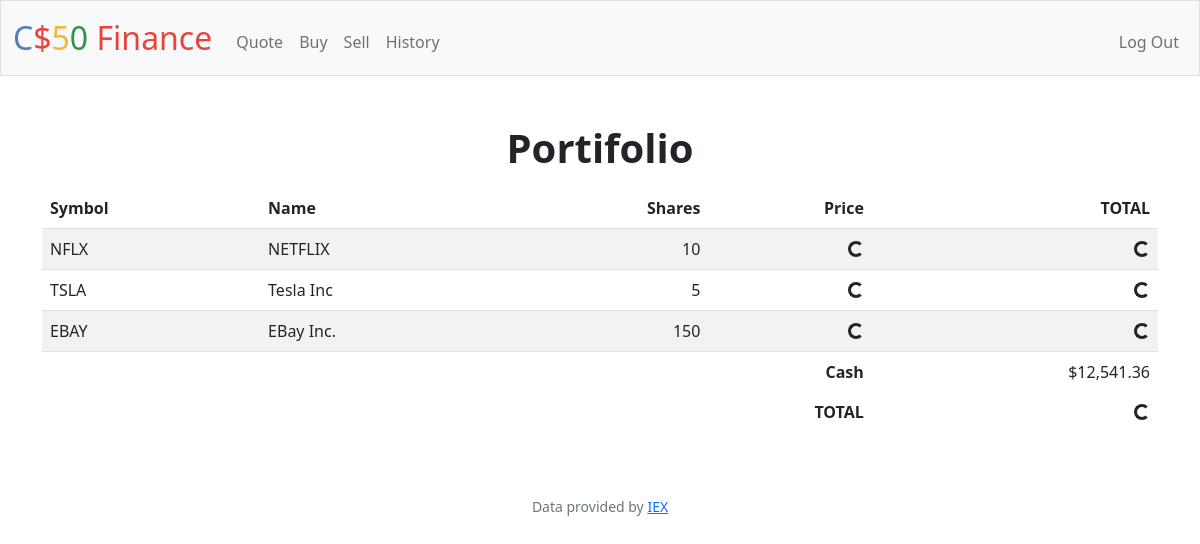
The app's page / (signed in), older data.
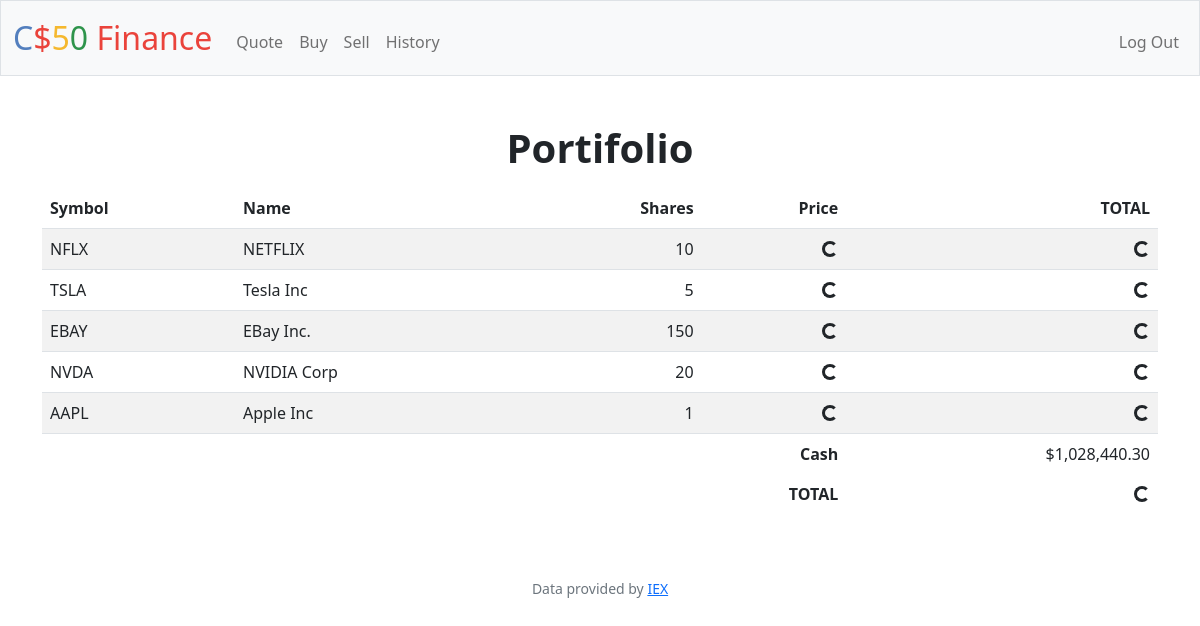
The same page, newer data.
### tables this page shows
CREATE TABLE users_stocks (user_id INTEGER, stock_symbol TEXT NOT NULL, stock_name TEXT NOT NULL, quantity INTEGER NOT NULL, FOREIGN KEY(user_id) REFERENCES users(id));

### app.py (the view)
@app.route("/")
@login_required
def index():
    user_id = session["user_id"]
    portifolio_data = db.execute("SELECT * FROM users_stocks "
                                 " WHERE user_id = ?", user_id)
    cash = db.execute("SELECT cash FROM users WHERE id = ?", user_id)
    cash = usd(cash[0]["cash"])
    return render_template("index.html",
                           portifolio_data=portifolio_data, cash=cash)

### app.py (called while the page is built)
@app.after_request
def after_request(response):
    response.headers["Cache-Control"] = "no-cache, no-store, must-revalidate"
    response.headers["Expires"] = 0
    response.headers["Pragma"] = "no-cache"
    return response

### helpers.py (called while the page is built)
def login_required(f):
    @wraps(f)
    def decorated_function(*args, **kwargs):
        if session.get("user_id") is None:
            return redirect("/login")
        return f(*args, **kwargs)
    return decorated_function

def usd(value):
    return f"${value:,.2f}"

### templates/index.html (shortened to what this page needs)
{% extends "layout.html" %}
{% block main %}
    <h1 class="h1 fw-bold mb-3">Portifolio</h1>
    <div class="container mw-80">
        <table class="table table-striped">
            <thead>
                <tr>
                    <th scope="col" class="text-start">Symbol</th>
                    <th scope="col" class="text-start">Name</th>
                    <th scope="col" class="text-end">Shares</th>
                    <th scope="col" class="text-end">Price</th>
                    <th scope="col" class="text-end">TOTAL</th>
                </tr>
            </thead>
            <tbody class="border-top">
                {% for data in portifolio_data  %}
                <tr>
                    <td class="text-start">
                        {{ data["stock_symbol"] }}
                    </td>
                    <td class="text-start">
                        {{ data["stock_name"] }}
                    </td>
                    <td class="text-end" id="qty-{{ data["stock_symbol"] }}">
                        {{ data["quantity"] }}
                    </td>
                    <td class="text-end" id="price-{{ data["stock_symbol"] }}">
                        <div class="spinner-border spinner-border-sm" role="status">
                        </div>
                    </td>
                    <td class="text-end" id="sum-{{ data["stock_symbol"] }}">
                        <div class="spinner-border spinner-border-sm" role="status">
                        </div>
                    </td>
                </tr>
                {% endfor %}
            </tbody>
            <tfoot class="border-top">
                <tr>
                    <th class="text-end border-0" colspan="4">Cash</th>
                    <td class="text-end border-0" id="cash">{{ cash }}</td>
                </tr>
                <tr>
                    <th class="text-end border-0" colspan="4">TOTAL</th>
                    <td class="text-end border-0" id="total">
                        <div class="spinner-border spinner-border-sm" role="status">
                        </div>
                    </td>
                </tr>
            </tfoot>
        </table>
    </div>
{% endblock %}

Row changes from the older to the newer data that the page shows:
added users_stocks: stock_symbol "NVDA", stock_name "NVIDIA Corp", quantity "20"
added users_stocks: stock_symbol "AAPL", stock_name "Apple Inc", quantity "1"
Text that changed along with them:
{{ cash }}: "$12,541.36" → "$1,028,440.30"
